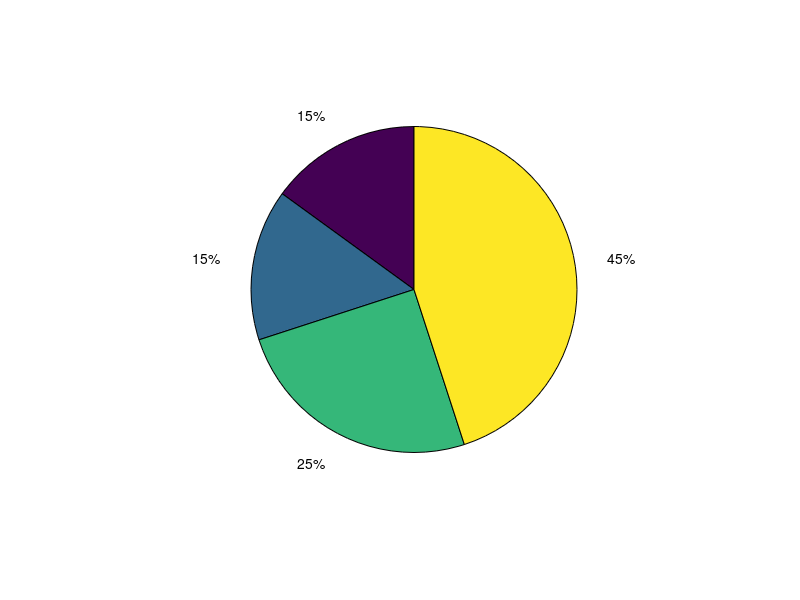

Reproduce this figure in MATLAB. (Note: this script raises an error after producing the figure.)
close all;
clear;
clc;
 
Weightage = [15 15 25 45];
exams = {'Mid-term 1';'Mid-term 2';'Final exam';'Programming Assignments'};
p = pie(Weightage);
pText = findobj(p,'Type','text');

percentValues = get(pText,'String');
txt = exams;
combinedtxt = strcat(exams,": ",percentValues);
combinedtxt2 = strcat(combinedtxt,percentValues);
for i=1:length(Weightage)
    pText(i).String = combinedtxt(i);
end
legend('Mid-term 1','Mid-term 2','Final exam','Programming Assignments');
set(legend,'Location','northeastoutside');
title( " Weightages of CPS 563-Data Visualization course");
